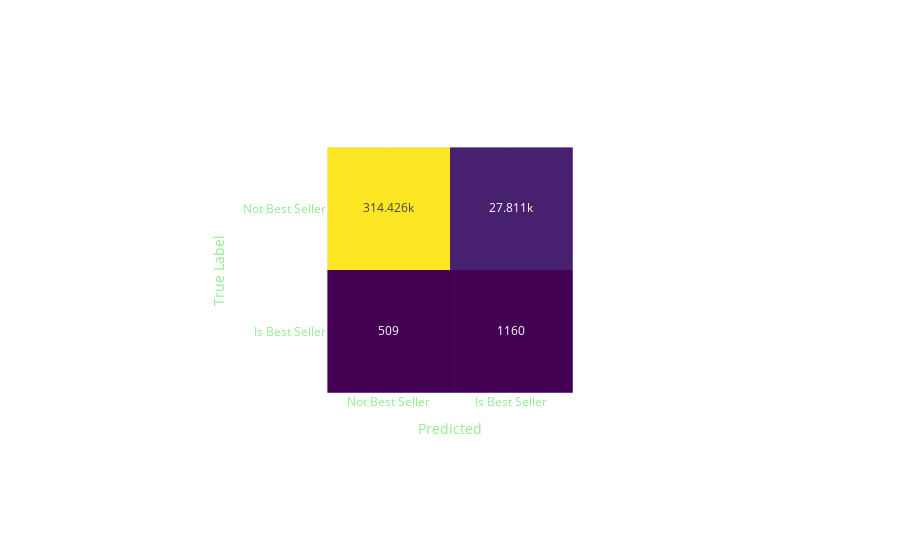
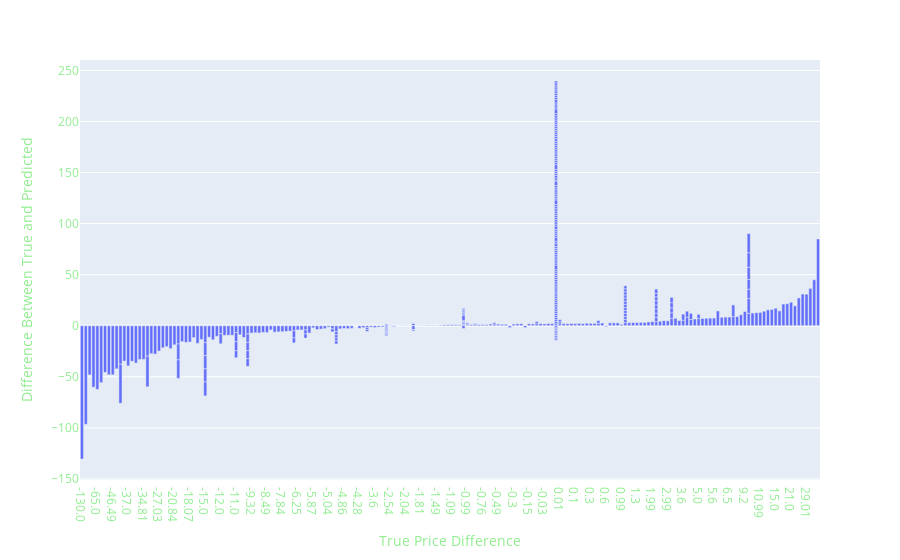

Here is the notebook cell these charts were saved with, in order:
### Code cell
y_bs = test_bs.y.detach().numpy()
print(accuracy_score(y_bs, y_pred_bs))

labs = ["Not Best Seller", "Is Best Seller"]
fig = px.imshow(confusion_matrix(y_bs, y_pred_bs), x=labs, y=labs, text_auto=True)
fig.update_layout(
    xaxis_title="Predicted",
    yaxis_title="True Label",
    coloraxis_showscale=False)
fig.show()

metrics_bs = classification_report(y_bs, y_pred_bs, labels=[0, 1], target_names=labs, output_dict=True)



labs_pd = ["Price Decreased", "Price Increased"]
y_pd = test_pd.y.detach().numpy()
y_pred_pd[:, 0]
print(mean_absolute_error(y_pd, y_pred_pd[:, 0]), np.std(y_pd))

inds = np.argsort(y_pd)
fig = px.bar(x=y_pd.astype(str)[inds], y=(y_pd - y_pred_pd[:, 0])[inds])
fig.update_layout(xaxis_title="True Price Difference", yaxis_title="Difference Between True and Predicted")
fig.show()

# classification_report(y_pd > 0, y_pred_pd[:, 0] > 0, labels=[False, True], target_names=labs_pd, output_dict=True)

# fig = px.imshow(confusion_matrix(y_pd > 0, y_pred_pd[:, 0] > 0), x=labs_pd, y=labs_pd, text_auto=True)
# fig.update_layout(
#     xaxis_title="Predicted",
#     yaxis_title="True Label",
#     coloraxis_showscale=False)
# fig.show()

print(pd.DataFrame(metrics_bs).T.to_markdown())

### Figure 1 — Plotly figure (JSON) as saved in the notebook; plotly's stock layout.template omitted (floating-point values rounded to 4 significant figures)
{"data": [{"coloraxis": "coloraxis", "hovertemplate": "x: %{x}<br>y: %{y}<br>color: %{z}<extra></extra>", "name": "0", "texttemplate": "%{z}", "type": "heatmap", "x": ["Not Best Seller", "Is Best Seller"], "xaxis": "x", "y": ["Not Best Seller", "Is Best Seller"], "yaxis": "y", "z": [[314426, 27811], [509, 1160]]}], "layout": {"autosize": true, "coloraxis": {"colorscale": [[0, "#440154"], [0.1111, "#482878"], [0.2222, "#3e4989"], [0.3333, "#31688e"], [0.4444, "#26828e"], [0.5556, "#1f9e89"], [0.6667, "#35b779"], [0.7778, "#6ece58"], [0.8889, "#b5de2b"], [1, "#fde725"]], "showscale": false}, "margin": {"t": 60}, "xaxis": {"anchor": "y", "autorange": true, "constrain": "domain", "domain": [0.3341, 0.6659], "range": [-0.5, 1.5], "scaleanchor": "y", "title": {"text": "Predicted"}, "type": "category"}, "yaxis": {"anchor": "x", "autorange": true, "constrain": "domain", "domain": [0, 1], "range": [1.5, -0.5], "title": {"text": "True Label"}, "type": "category"}}}

### Figure 2 — Plotly figure (JSON) as saved in the notebook; plotly's stock layout.template omitted (floating-point values rounded to 4 significant figures; data arrays with more than 128 entries replaced by an {"elided": "..."} marker saying what was removed)
{"data": [{"alignmentgroup": "True", "hovertemplate": "x=%{x}<br>y=%{y}<extra></extra>", "legendgroup": "", "marker": {"color": "#636EFA", "pattern": {"shape": ""}}, "name": "", "offsetgroup": "", "orientation": "v", "showlegend": false, "textposition": "auto", "type": "bar", "x": {"elided": "417 str values"}, "xaxis": "x", "y": {"elided": "417 float values"}, "yaxis": "y"}], "layout": {"autosize": true, "barmode": "relative", "legend": {"tracegroupgap": 0}, "margin": {"t": 60}, "xaxis": {"anchor": "y", "autorange": true, "domain": [0, 1], "range": [-0.5, 191.5], "title": {"text": "True Price Difference"}, "type": "category"}, "yaxis": {"anchor": "x", "autorange": true, "domain": [0, 1], "range": [-151.0, 260.1], "title": {"text": "Difference Between True and Predicted"}, "type": "linear"}}}
